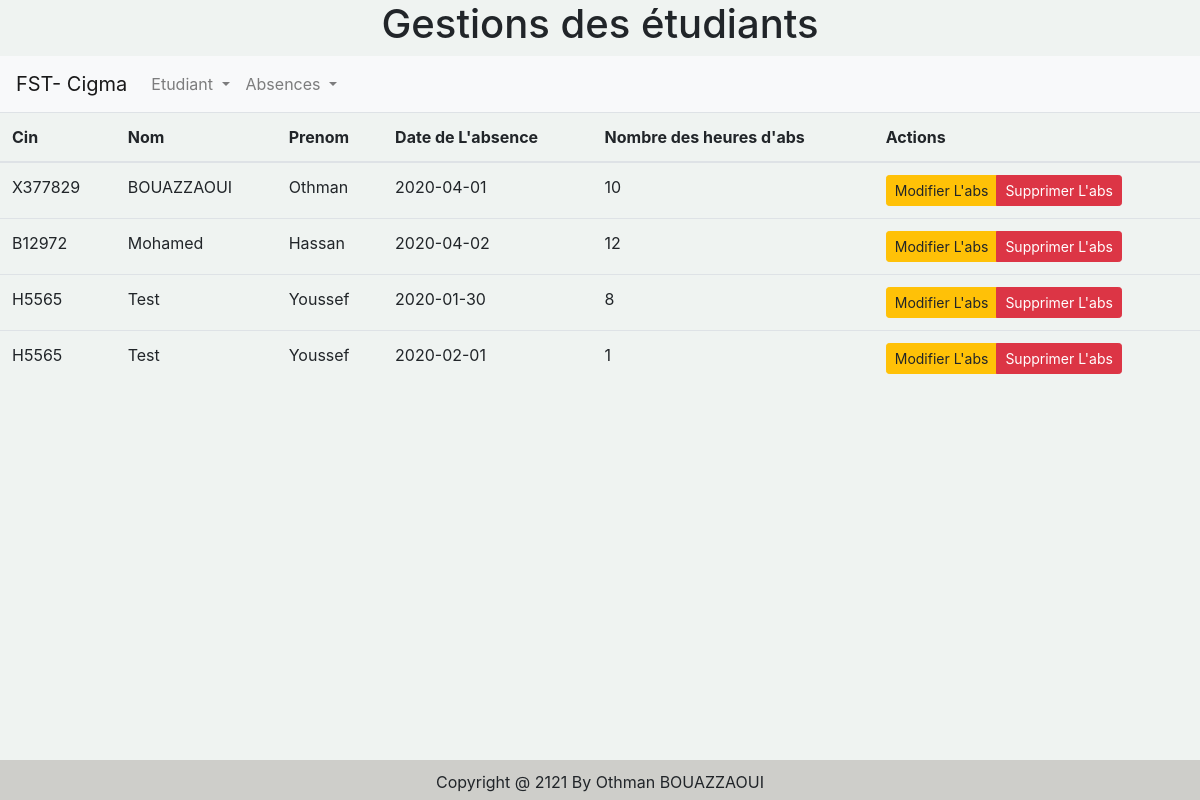
The page /absences.php on the database its author committed.
### tables this page shows
CREATE TABLE `absence` (
  `id_abs` int(11) NOT NULL,
  `heurs` int(11) DEFAULT NULL,
  `date_abs` date NOT NULL,
  `etudiant_id` int(11) DEFAULT NULL
);

CREATE TABLE `etudiant` (
  `id` int(11) NOT NULL,
  `cin` varchar(200) NOT NULL,
  `nom` varchar(200) DEFAULT NULL,
  `prenom` varchar(200) DEFAULT NULL,
  `image` varchar(200) DEFAULT NULL,
  `date_naiss` date DEFAULT NULL
);

### module.php (called while the page is built, shortened)
<?php
function connect()
{
		try {
			$options=[
			    PDO::ATTR_ERRMODE => PDO::ERRMODE_EXCEPTION,
			    PDO::ATTR_DEFAULT_FETCH_MODE => PDO::FETCH_ASSOC
			];
			$pdo = new PDO("mysql:host=localhost;dbname=db_cigma","root","",$options);
			return $pdo;
		} catch (Exception $e) {
			echo "Error you can't connect db ".$e->getMessage();
		}
}
function All_abs()
{
	try
	{
	$con = connect();
	$req = $con->prepare("select id_abs,date_abs,heurs,etudiant_id from absence");
	$req->execute();
	$resultat = $req->fetchAll();
	return $resultat;
	}catch(Exception $e) {
			echo $e->getMessage();
		}
}
function cinbyid($id)
{
		try
		{
		$con = connect();
		$req = $con->prepare("select cin,nom,prenom from etudiant where id=?");
		$req->execute([$id]);
		$resultat = $req->fetch();
		return $resultat;
		}catch(Exception $e) {
				echo $e->getMessage();
		}
}

### absences.php (the view, shortened to what this page needs)
<?php
include("module.php");
$res = All_abs();
?>
<!DOCTYPE html>
<html>
<head>
</head>
<body>
<?php include "nav_menu.php"; ?>
<table class="table">
  <thead>
    <tr>
      <th scope="col">Cin</th>
      <th scope="col">Nom</th>
      <th scope="col">Prenom</th>
      <th scope="col">Date de L'absence</th>
      <th scope="col">Nombre des heures d'abs</th>
      <th scope="col">Actions</th>
    </tr>
  </thead>
  <tbody>
  <?php foreach ($res as $k => $v) { ?>
    <tr>
      <td><?=cinbyid($v['etudiant_id'])['cin'] ?></td>
      <td><?=cinbyid($v['etudiant_id'])['nom'] ?></td>
      <td><?=cinbyid($v['etudiant_id'])['prenom'] ?></td>
      <td><?=$v['date_abs'] ?></td>
      <td><?=$v['heurs'];?></td>
 	<td>
     <div class="btn-group">
      <a href="edit_abs.php?id=<?=$v['etudiant_id']?>&id_abs=<?=$v['id_abs'];?>" class="btn btn-warning btn-sm">Modifier L'abs</a>
      <a href="delete_abs.php?id_abs=<?=$v['id_abs']?>" class="btn btn-danger btn-sm"  onclick="return confirm('Supprimer ?')">Supprimer L'abs</a>
     </div>
      </td>
    </tr>
<?php } ?>
  </tbody>
</table>
<?php include "footer.php" ;?>
</body>
</html>

### nav_menu.php (shortened to what this page needs)
<link rel="stylesheet" href="https://maxcdn.bootstrapcdn.com/bootstrap/4.0.0/css/bootstrap.min.css">
<?php include "header.php" ;?>
<nav class="navbar navbar-expand-lg navbar-light bg-light">
  <a class="navbar-brand" href="#">FST- Cigma  </a>
  <div class="collapse navbar-collapse" id="navbarNavDropdown">
    <ul class="navbar-nav">
      <li class="nav-item dropdown">
        <a class="nav-link dropdown-toggle" href="#" id="navbarDropdownMenuLink" role="button" data-toggle="dropdown" aria-haspopup="true" aria-expanded="false">
       Etudiant
        </a>
      </li>
      <li class="nav-item dropdown">
        <a class="nav-link dropdown-toggle" href="#" id="navbarDropdownMenuLink" role="button" data-toggle="dropdown" aria-haspopup="true" aria-expanded="false">
       Absences
        </a>
      </li>
    </ul>
  </div>
</nav>

### header.php
<h1>Gestions des étudiants</h1>

### footer.php (shortened to what this page needs)
<div class="footer">
	Copyright @ <?php echo date("yy");?> By Othman BOUAZZAOUI
</div>

### nav_menu.php (style rules this page uses)
body { background-color: #eff3f1; }
h1 { text-align: center; }

### footer.php (style rules this page uses)
.footer { bottom: 0; position: fixed; height: 40px; background: #cececa; padding: 10px; width: 100%; text-align: center; }

### rows shown on the page
absence: etudiant.cin "X377829", etudiant.nom "BOUAZZAOUI", etudiant.prenom "Othman", date_abs "2020-04-01", heurs "10"
absence: etudiant.cin "B12972", etudiant.nom "Mohamed", etudiant.prenom "Hassan", date_abs "2020-04-02", heurs "12"
absence: etudiant.cin "H5565", etudiant.nom "Test", etudiant.prenom "Youssef", date_abs "2020-01-30", heurs "8"
absence: etudiant.cin "H5565", etudiant.nom "Test", etudiant.prenom "Youssef", date_abs "2020-02-01", heurs "1"
